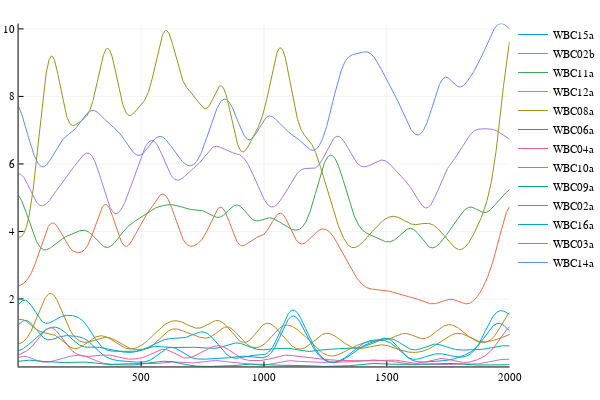

The notebook cell saved with this chart:
### Code cell
plot()
for (channel, response) in ABABB_responses
    plot!(mean(response, 1)', label=channel)
end
plot!()

### Figure 1 — Plotly figure (JSON) as saved in the notebook; plotly's stock layout.template omitted (floating-point values rounded to 4 significant figures; data arrays with more than 128 entries replaced by an {"elided": "..."} marker saying what was removed)
{"data": [{"colorbar": {"title": ""}, "line": {"color": "rgba(0, 154, 250, 1.000)", "dash": "solid", "shape": "linear", "width": 1}, "mode": "lines", "name": "WBC15a", "showlegend": true, "type": "scatter", "x": {"elided": "2000 int values"}, "xaxis": "x1", "y": {"elided": "2000 float values"}, "yaxis": "y1"}, {"colorbar": {"title": ""}, "line": {"color": "rgba(227, 111, 71, 1.000)", "dash": "solid", "shape": "linear", "width": 1}, "mode": "lines", "name": "WBC02b", "showlegend": true, "type": "scatter", "x": {"elided": "2000 int values"}, "xaxis": "x1", "y": {"elided": "2000 float values"}, "yaxis": "y1"}, {"colorbar": {"title": ""}, "line": {"color": "rgba(62, 164, 78, 1.000)", "dash": "solid", "shape": "linear", "width": 1}, "mode": "lines", "name": "WBC11a", "showlegend": true, "type": "scatter", "x": {"elided": "2000 int values"}, "xaxis": "x1", "y": {"elided": "2000 float values"}, "yaxis": "y1"}, {"colorbar": {"title": ""}, "line": {"color": "rgba(195, 113, 210, 1.000)", "dash": "solid", "shape": "linear", "width": 1}, "mode": "lines", "name": "WBC12a", "showlegend": true, "type": "scatter", "x": {"elided": "2000 int values"}, "xaxis": "x1", "y": {"elided": "2000 float values"}, "yaxis": "y1"}, {"colorbar": {"title": ""}, "line": {"color": "rgba(172, 142, 24, 1.000)", "dash": "solid", "shape": "linear", "width": 1}, "mode": "lines", "name": "WBC08a", "showlegend": true, "type": "scatter", "x": {"elided": "2000 int values"}, "xaxis": "x1", "y": {"elided": "2000 float values"}, "yaxis": "y1"}, {"colorbar": {"title": ""}, "line": {"color": "rgba(0, 170, 174, 1.000)", "dash": "solid", "shape": "linear", "width": 1}, "mode": "lines", "name": "WBC06a", "showlegend": true, "type": "scatter", "x": {"elided": "2000 int values"}, "xaxis": "x1", "y": {"elided": "2000 float values"}, "yaxis": "y1"}, {"colorbar": {"title": ""}, "line": {"color": "rgba(237, 94, 147, 1.000)", "dash": "solid", "shape": "linear", "width": 1}, "mode": "lines", "name": "WBC04a", "showlegend": true, "type": "scatter", "x": {"elided": "2000 int values"}, "xaxis": "x1", "y": {"elided": "2000 float values"}, "yaxis": "y1"}, {"colorbar": {"title": ""}, "line": {"color": "rgba(198, 130, 37, 1.000)", "dash": "solid", "shape": "linear", "width": 1}, "mode": "lines", "name": "WBC10a", "showlegend": true, "type": "scatter", "x": {"elided": "2000 int values"}, "xaxis": "x1", "y": {"elided": "2000 float values"}, "yaxis": "y1"}, {"colorbar": {"title": ""}, "line": {"color": "rgba(0, 169, 141, 1.000)", "dash": "solid", "shape": "linear", "width": 1}, "mode": "lines", "name": "WBC09a", "showlegend": true, "type": "scatter", "x": {"elided": "2000 int values"}, "xaxis": "x1", "y": {"elided": "2000 float values"}, "yaxis": "y1"}, {"colorbar": {"title": ""}, "line": {"color": "rgba(142, 151, 30, 1.000)", "dash": "solid", "shape": "linear", "width": 1}, "mode": "lines", "name": "WBC02a", "showlegend": true, "type": "scatter", "x": {"elided": "2000 int values"}, "xaxis": "x1", "y": {"elided": "2000 float values"}, "yaxis": "y1"}, {"colorbar": {"title": ""}, "line": {"color": "rgba(0, 169, 204, 1.000)", "dash": "solid", "shape": "linear", "width": 1}, "mode": "lines", "name": "WBC16a", "showlegend": true, "type": "scatter", "x": {"elided": "2000 int values"}, "xaxis": "x1", "y": {"elided": "2000 float values"}, "yaxis": "y1"}, {"colorbar": {"title": ""}, "line": {"color": "rgba(155, 127, 233, 1.000)", "dash": "solid", "shape": "linear", "width": 1}, "mode": "lines", "name": "WBC03a", "showlegend": true, "type": "scatter", "x": {"elided": "2000 int values"}, "xaxis": "x1", "y": {"elided": "2000 float values"}, "yaxis": "y1"}, {"colorbar": {"title": ""}, "line": {"color": "rgba(97, 141, 246, 1.000)", "dash": "solid", "shape": "linear", "width": 1}, "mode": "lines", "name": "WBC14a", "showlegend": true, "type": "scatter", "x": {"elided": "2000 int values"}, "xaxis": "x1", "y": {"elided": "2000 float values"}, "yaxis": "y1"}], "layout": {"annotations": [], "height": 400, "legend": {"bgcolor": "rgba(255, 255, 255, 1.000)", "bordercolor": "rgba(0, 0, 0, 1.000)", "font": {"color": "rgba(0, 0, 0, 1.000)", "family": "sans-serif", "size": 11}, "x": 1, "y": 1}, "margin": {"b": 20, "l": 0, "r": 0, "t": 20}, "paper_bgcolor": "rgba(255, 255, 255, 1.000)", "plot_bgcolor": "rgba(255, 255, 255, 1.000)", "showlegend": true, "width": 600, "xaxis1": {"anchor": "y1", "domain": [0.03619, 0.9934], "gridcolor": "rgba(0, 0, 0, 0.100)", "gridwidth": 0.5, "linecolor": "rgba(0, 0, 0, 1.000)", "mirror": false, "range": [1, 2000], "showgrid": true, "showline": true, "showticklabels": true, "tickangle": 0, "tickcolor": "rgb(0, 0, 0)", "tickfont": {"color": "rgba(0, 0, 0, 1.000)", "family": "sans-serif", "size": 11}, "tickmode": "array", "ticks": "inside", "ticktext": ["500", "1000", "1500", "2000"], "tickvals": [500, 1000, 1500, 2000], "title": "", "titlefont": {"color": "rgba(0, 0, 0, 1.000)", "family": "sans-serif", "size": 15}, "type": "-", "visible": true, "zeroline": false, "zerolinecolor": "rgba(0, 0, 0, 1.000)"}, "yaxis1": {"anchor": "x1", "domain": [0.03762, 0.9902], "gridcolor": "rgba(0, 0, 0, 0.100)", "gridwidth": 0.5, "linecolor": "rgba(0, 0, 0, 1.000)", "mirror": false, "range": [0.0007231, 10.16], "showgrid": true, "showline": true, "showticklabels": true, "tickangle": 0, "tickcolor": "rgb(0, 0, 0)", "tickfont": {"color": "rgba(0, 0, 0, 1.000)", "family": "sans-serif", "size": 11}, "tickmode": "array", "ticks": "inside", "ticktext": ["2", "4", "6", "8", "10"], "tickvals": [2, 4, 6, 8, 10], "title": "", "titlefont": {"color": "rgba(0, 0, 0, 1.000)", "family": "sans-serif", "size": 15}, "type": "-", "visible": true, "zeroline": false, "zerolinecolor": "rgba(0, 0, 0, 1.000)"}}}
